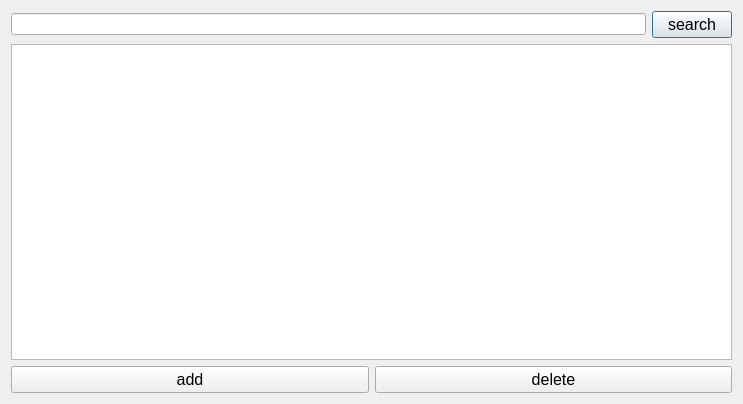
<?xml version="1.0" encoding="UTF-8"?>
<ui version="4.0">
 <class>Dialog</class>
 <widget class="QDialog" name="Dialog">
  <property name="geometry">
   <rect>
    <x>0</x>
    <y>0</y>
    <width>743</width>
    <height>404</height>
   </rect>
  </property>
  <property name="windowTitle">
   <string>Dialog</string>
  </property>
  <layout class="QGridLayout" name="gridLayout_4">
   <item row="0" column="0">
    <layout class="QGridLayout" name="gridLayout_3">
     <item row="0" column="0">
      <layout class="QGridLayout" name="gridLayout_2">
       <item row="0" column="0">
        <widget class="QLineEdit" name="lineEdit"/>
       </item>
       <item row="0" column="1">
        <widget class="QPushButton" name="pushButton_3">
         <property name="font">
          <font>
           <pointsize>12</pointsize>
          </font>
         </property>
         <property name="text">
          <string>search</string>
         </property>
        </widget>
       </item>
      </layout>
     </item>
     <item row="1" column="0">
      <layout class="QGridLayout" name="gridLayout">
       <item row="0" column="0" colspan="2">
        <widget class="QTableWidget" name="tableWidget"/>
       </item>
       <item row="1" column="0">
        <widget class="QPushButton" name="pushButton">
         <property name="font">
          <font>
           <pointsize>12</pointsize>
          </font>
         </property>
         <property name="text">
          <string>add</string>
         </property>
        </widget>
       </item>
       <item row="1" column="1">
        <widget class="QPushButton" name="pushButton_2">
         <property name="font">
          <font>
           <pointsize>12</pointsize>
          </font>
         </property>
         <property name="text">
          <string>delete</string>
         </property>
        </widget>
       </item>
      </layout>
     </item>
    </layout>
   </item>
  </layout>
 </widget>
 <resources/>
 <connections>
  <connection>
   <sender>pushButton</sender>
   <signal>clicked()</signal>
   <receiver>Dialog</receiver>
   <slot>add()</slot>
   <hints>
    <hint type="sourcelabel">
     <x>415</x>
     <y>461</y>
    </hint>
    <hint type="destinationlabel">
     <x>399</x>
     <y>299</y>
    </hint>
   </hints>
  </connection>
  <connection>
   <sender>pushButton_2</sender>
   <signal>clicked()</signal>
   <receiver>Dialog</receiver>
   <slot>removerow()</slot>
   <hints>
    <hint type="sourcelabel">
     <x>545</x>
     <y>461</y>
    </hint>
    <hint type="destinationlabel">
     <x>371</x>
     <y>201</y>
    </hint>
   </hints>
  </connection>
  <connection>
   <sender>tableWidget</sender>
   <signal>doubleClicked(QModelIndex)</signal>
   <receiver>Dialog</receiver>
   <slot>make_windows()</slot>
   <hints>
    <hint type="sourcelabel">
     <x>385</x>
     <y>290</y>
    </hint>
    <hint type="destinationlabel">
     <x>401</x>
     <y>312</y>
    </hint>
   </hints>
  </connection>
  <connection>
   <sender>pushButton_3</sender>
   <signal>clicked()</signal>
   <receiver>Dialog</receiver>
   <slot>search()</slot>
   <hints>
    <hint type="sourcelabel">
     <x>601</x>
     <y>73</y>
    </hint>
    <hint type="destinationlabel">
     <x>401</x>
     <y>304</y>
    </hint>
   </hints>
  </connection>
 </connections>
 <slots>
  <slot>add()</slot>
  <slot>removerow()</slot>
  <slot>make_windows()</slot>
  <slot>search()</slot>
 </slots>
</ui>
